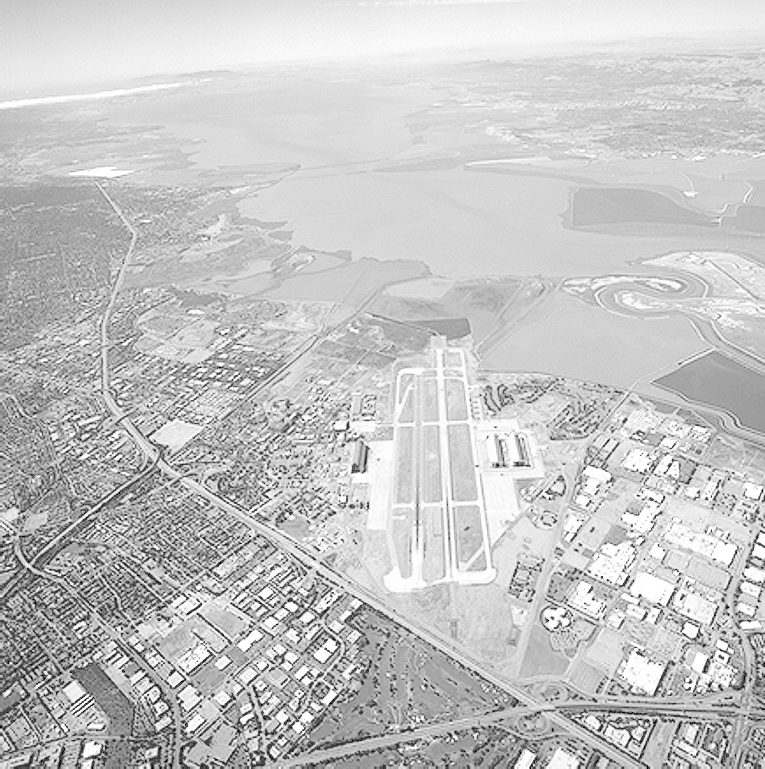
#> input picture DIP实验3/light.tif, 765 x 769 px
$ python gamma.py
#> lines starting #> are read from the running program, lines starting #| are printed output that depends on the picture
# 任务1
# 自己实现一个Gamma变换，采用2种不同实现，使用查找表和不使用查找表，比较二者的效率差异。至少在
# light，dark两个图片上进行测试。

import cv2
import numpy as np
import time

# gamma公式： Output = 225 * exp((Input / 225) , 1 / gamma)

def gamma_LUT(image, gamma):
    # 使用查找表的Gamma变换
    # 查找表使用方法： result_image = cv2.LUT(image, table)
    # 使用逆gamma值方便计算
    inv_gamma = 1.0 / gamma
    # 创建表
    table = np.array([225 * (i / 255.0) ** inv_gamma for i in range(256)]).astype("uint8")
    return cv2.LUT(image, table)

def gamma_no_LUT(image, gamma):
    # 不使用查找表的Gamma变换
    # 使用逆gamma值方便计算
    inv_gamma = 1.0 / gamma
    return np.array(255 * (image / 255.0) ** inv_gamma, dtype='uint8')

# main( )

light = cv2.imread("light.tif")
#> light is the input picture: shape (769, 765, 3); min 0, max 255, mean 197.1
dark = cv2.imread("dark.jpg")
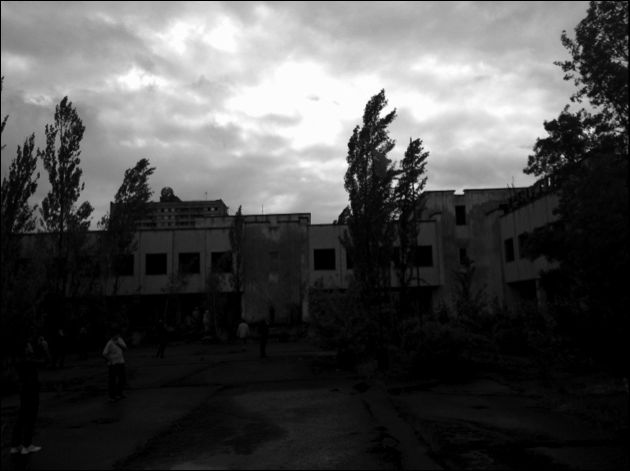
#> input picture DIP实验3/dark.jpg, 630 x 471 px
#> dark is the input picture: shape (471, 630, 3); min 0, max 255, mean 77

# 设定gamma值
gamma_light = 0.4 # 变暗
gamma_dark = 3 # 变亮

# light图片
# 有LUT
start_time = time.time()
result_LUT_light = gamma_LUT(light,gamma_light)
#> in gamma_LUT, `return cv2.LUT(image, table)`:
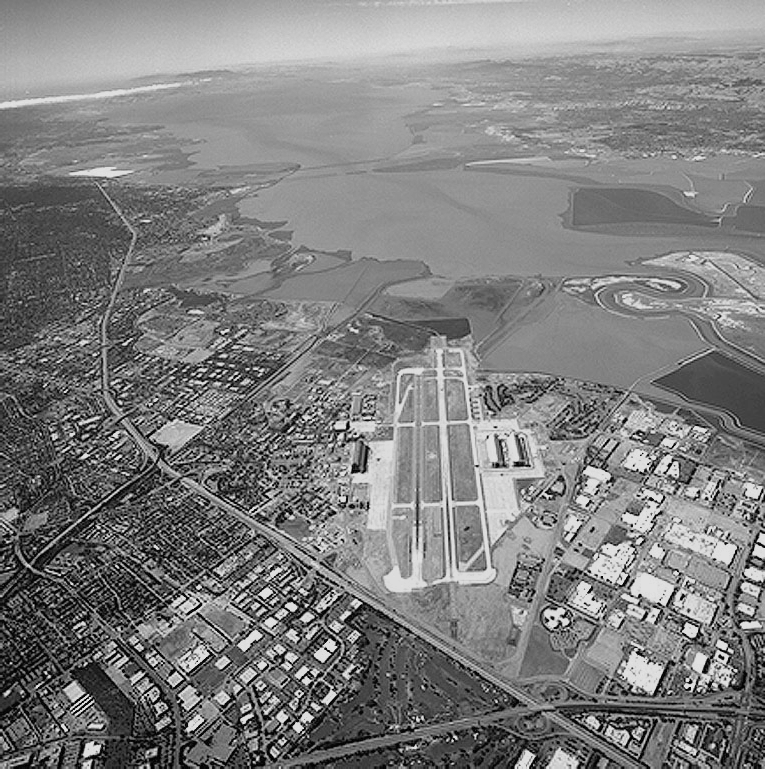
#> returned value: shape (769, 765, 3); min 0, max 225, mean 126.7
time_LUT_light = time.time() - start_time
# 无LUT
start_time = time.time()
result_no_LUT_light = gamma_no_LUT(light,gamma_light)
#> in gamma_no_LUT, `return np.array(255 * (image / 255.0) ** inv_gamma, dtype='uint8')`:
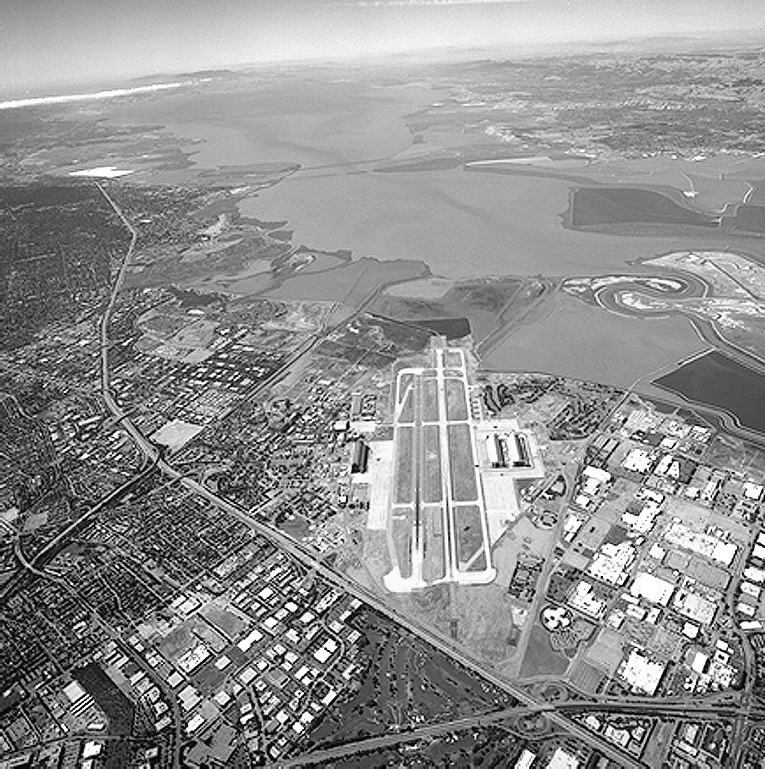
#> returned value: shape (769, 765, 3); min 0, max 255, mean 143.7
time_no_LUT_light = time.time() - start_time

# dark图片
# 有LUT
start_time = time.time()
result_LUT_dark = gamma_LUT(dark,gamma_dark)
#> call 2 of gamma_LUT, with gamma = 3
#> in gamma_LUT (call 2), `return cv2.LUT(image, table)`:
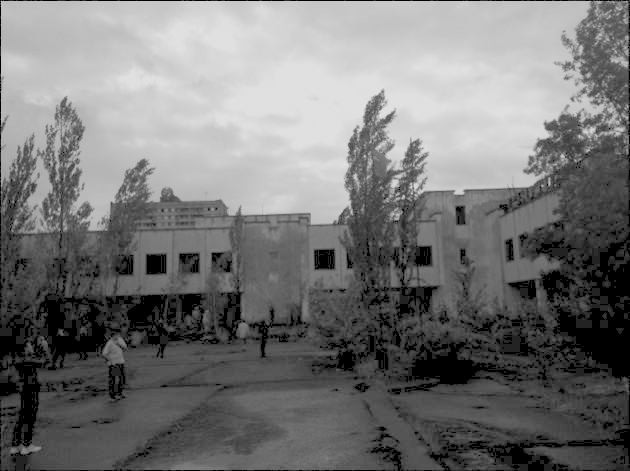
#> returned value: shape (471, 630, 3); min 0, max 225, mean 118
time_LUT_dark = time.time() - start_time
# 无LUT
start_time = time.time()
result_no_LUT_dark = gamma_no_LUT(dark,gamma_dark)
#> call 2 of gamma_no_LUT, with gamma = 3
#> in gamma_no_LUT (call 2), `return np.array(255 * (image / 255.0) ** inv_gamma, dtype='uint8')`:
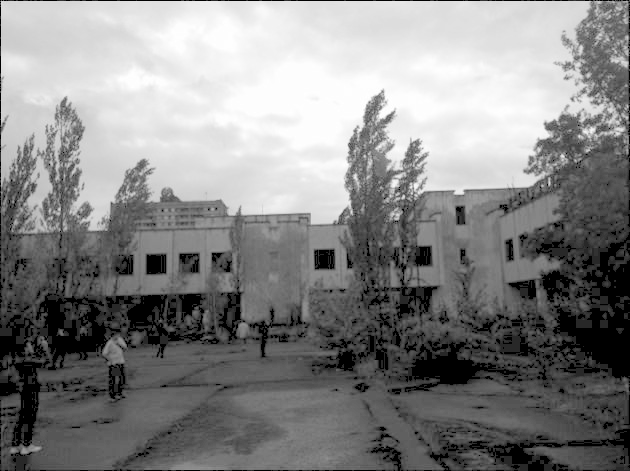
#> returned value: shape (471, 630, 3); min 0, max 255, mean 133.8
time_no_LUT_dark = time.time() - start_time


# 显示结果
print("light_LUT 's time :",time_LUT_light)
print("light_no_LUT 's time :",time_no_LUT_light)
cv2.imshow("light",light)
cv2.imshow("light_LUT",result_LUT_light)
cv2.imshow("light_no_LUT",result_no_LUT_light)
cv2.waitKey(0)
cv2.destroyAllWindows()

print("dark_LUT 's time :",time_LUT_dark)
print("dark_no_LUT 's time :",time_no_LUT_dark)
cv2.imshow("dark",dark)
cv2.imshow("dark_LUT",result_LUT_dark)
cv2.imshow("dark_no_LUT",result_no_LUT_dark)
cv2.waitKey(0)
cv2.destroyAllWindows()
